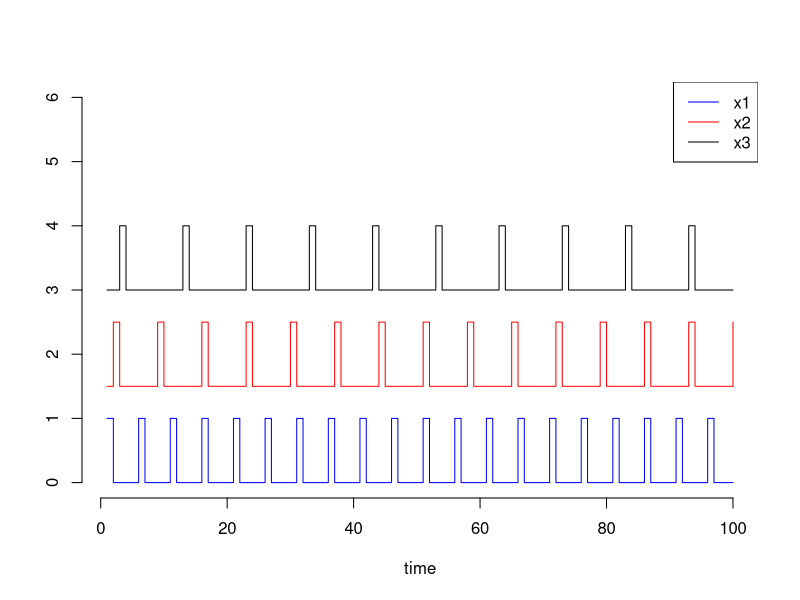
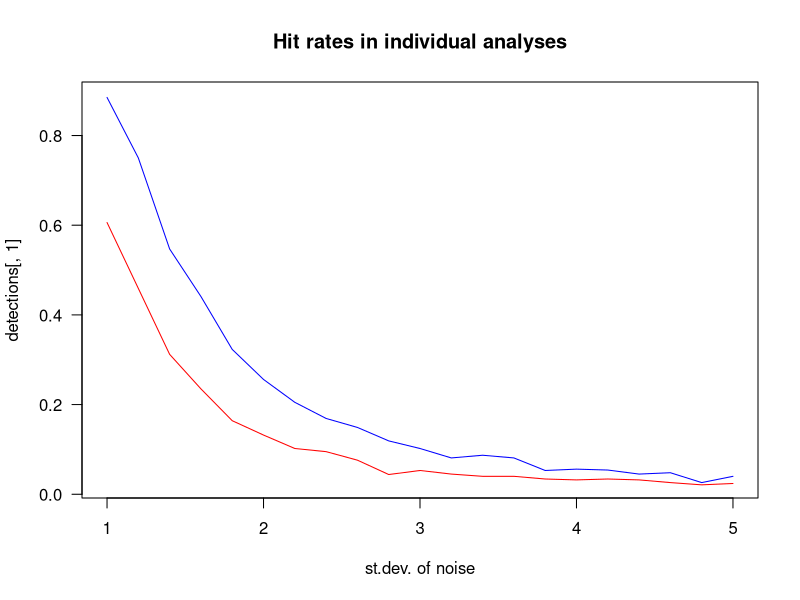
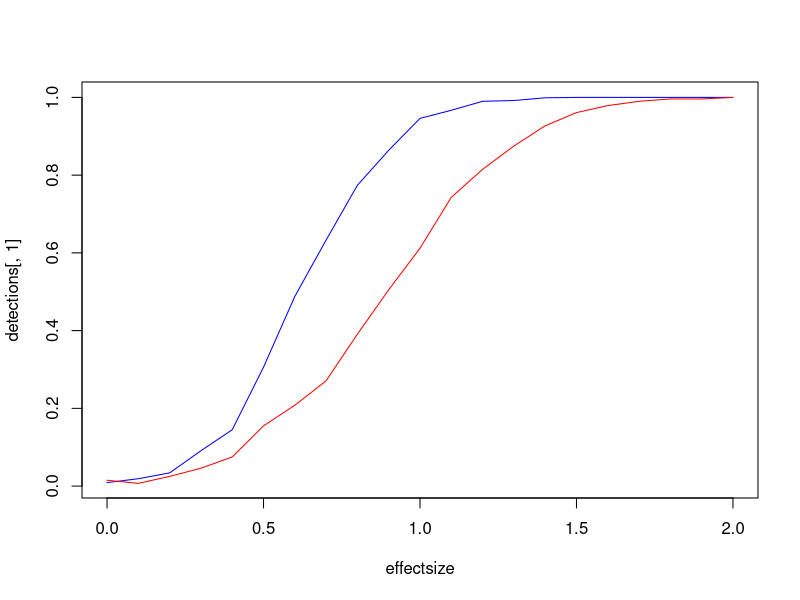

Write R code to recreate these figures, in order.
## ---- chunk 1
proplessthan01 <- function(x) { mean(x<.01) }

## ---- chunk 2
x1 <- numeric(100)
x2 <- numeric(100)
x3 <- numeric(100)

x1[seq(1,100,by=5)] <- 1
x2[seq(2,100,by=7)] <- 1
x3[seq(3,100,by=10)] <- 1

plot(x1, col='blue', type='s', ylim=c(0,6), axes=FALSE, bty='l', xlab='time', ylab='')
axis(1)
axis(2)
lines(1.5+ x2, col='red', type='s')
lines(3+ x3, col='black', type='s')
legend('topright',c('x1','x2','x3'), lty=1, col=c('blue','red','black'))

sum(x1)
sum(x2)
sum(x3)

nsim = 1000

detections <- data.frame(x1=numeric(0), x2=numeric(0), x3=numeric(0))

for (sd in seq(1,5, by=.2))
  {
pvals <- data.frame()
for (i in 1:nsim)
{
y <- x1 + x2 +x3 + rnorm(100, sd=sd)  
m1 <- lm(y ~ x1 + x2 + x3)
pv <- summary(m1)$coefficients[2:4,4]
pvals <- rbind(pvals, pv)
}

detections <- rbind(detections, apply(pvals, 2, proplessthan01))
}

detections

plot(seq(1,5, by=.2), detections[,1], type='l', col='blue', main='Hit rates in individual analyses', xlab='st.dev. of noise', las=1)
lines(seq(1,5, by=.2), detections[,3], type='l', col='red')
## ---- chunk 3
detections <- data.frame(x1=numeric(0), x2=numeric(0))


for (effsize in seq(0, 2, by=0.1))
{
  pvals = data.frame(x1=numeric(0), x2=numeric(0))
  for (i in 1:nsim)
    { 
     a <- rnorm(20, mean=effsize,sd=1)
     b <- rnorm(20, mean=effsize, sd=sqrt(2))
     pvals <- rbind(pvals, data.frame(x1=t.test(a)$p.value, x2=t.test(b)$p.value))
    }
  detections <- rbind(detections, apply(pvals, 2, proplessthan01))
}

effectsize <- seq(0, 2, by=0.1) 
plot(effectsize, detections[,1], col='blue', type='l')
lines(effectsize, detections[,2], col='red')

